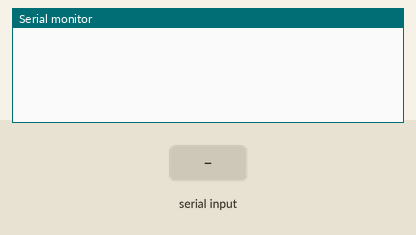
Recording of a sketch running on a simulated Arduino Uno, built with avr-gcc and run on an emulated ATmega328P. Shown: the last lines printed to the serial monitor. The test bench sets the inputs (shaded band).

Above: at 0.9 s.
1.0 s: "s" received over Serial
At 1.9 s:
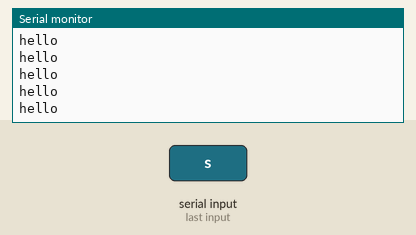
2.9 s: "b" received over Serial
At 3.6 s:
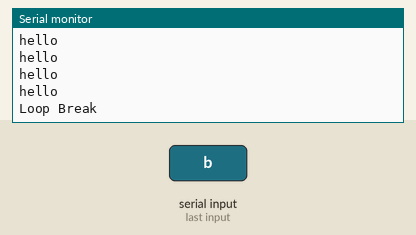

The sketch:

neted_whileloop_hillar1.ino
```cpp
// C++ code
//while loop controlling

void setup()
{
Serial.begin(9600);


  while(1){if(Serial.read()=='s'){
    while(1){Serial.println("hello");
    if(Serial.read()=='b'){
      break;              }

            }
           Serial.println("Loop Break");}
           }

}


void loop()
{
}
```

main.c
```cpp
#include <stdio.h>
#include <stdlib.h>

int fun()
{
    int a=5,b=3;
    int incr;
    incr =(a<b)&& (b++);
    printf("%d\n",incr);
    printf("%d",b);
    return 0;
}
```

Measured:
- after the input at 1.0 s, the serial monitor: prints a new line at once (image 1)
- after the input at 2.9 s, the serial monitor: prints a new line after 0.07 s (image 2)
